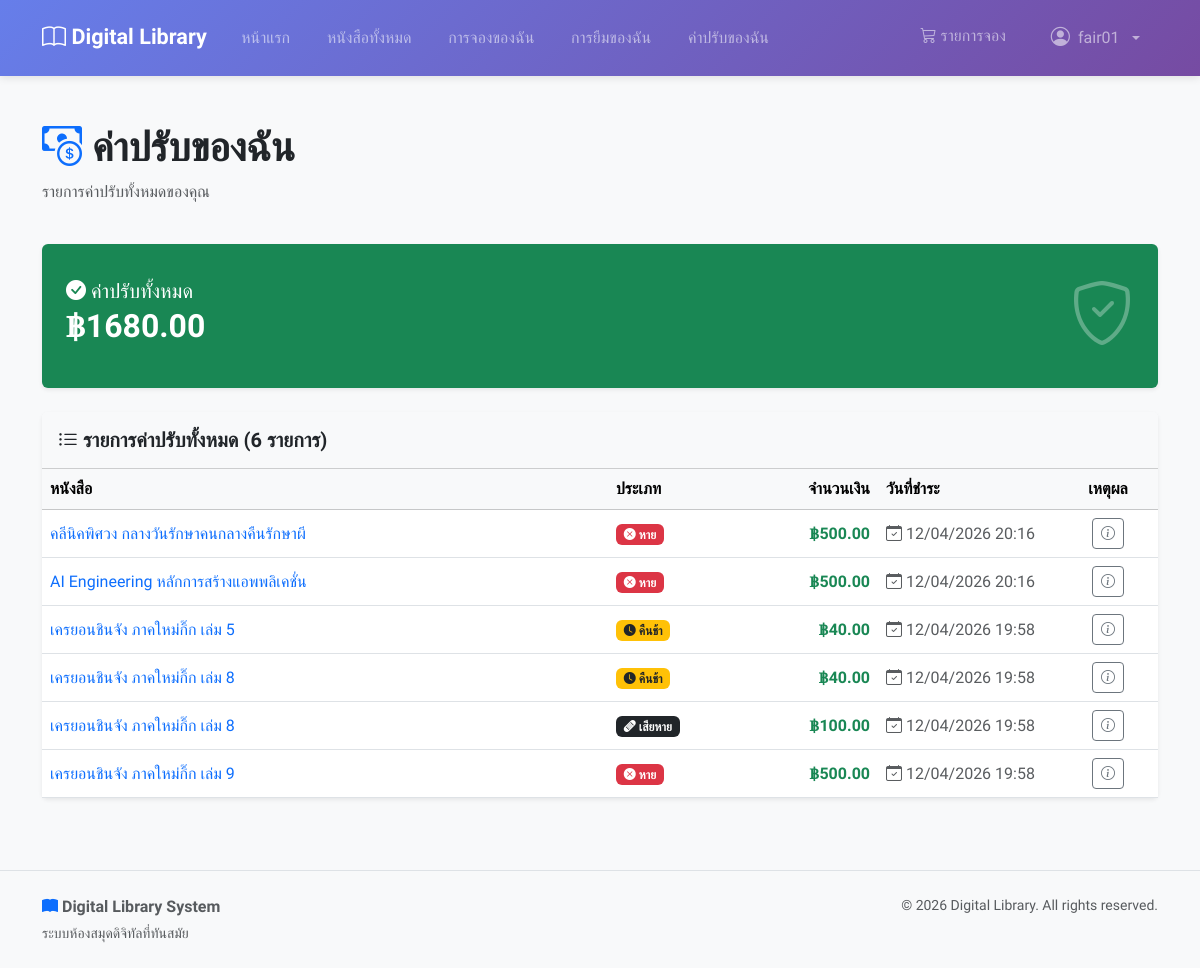
/my-fines/ (signed in), run on an earlier commit of the app's database.
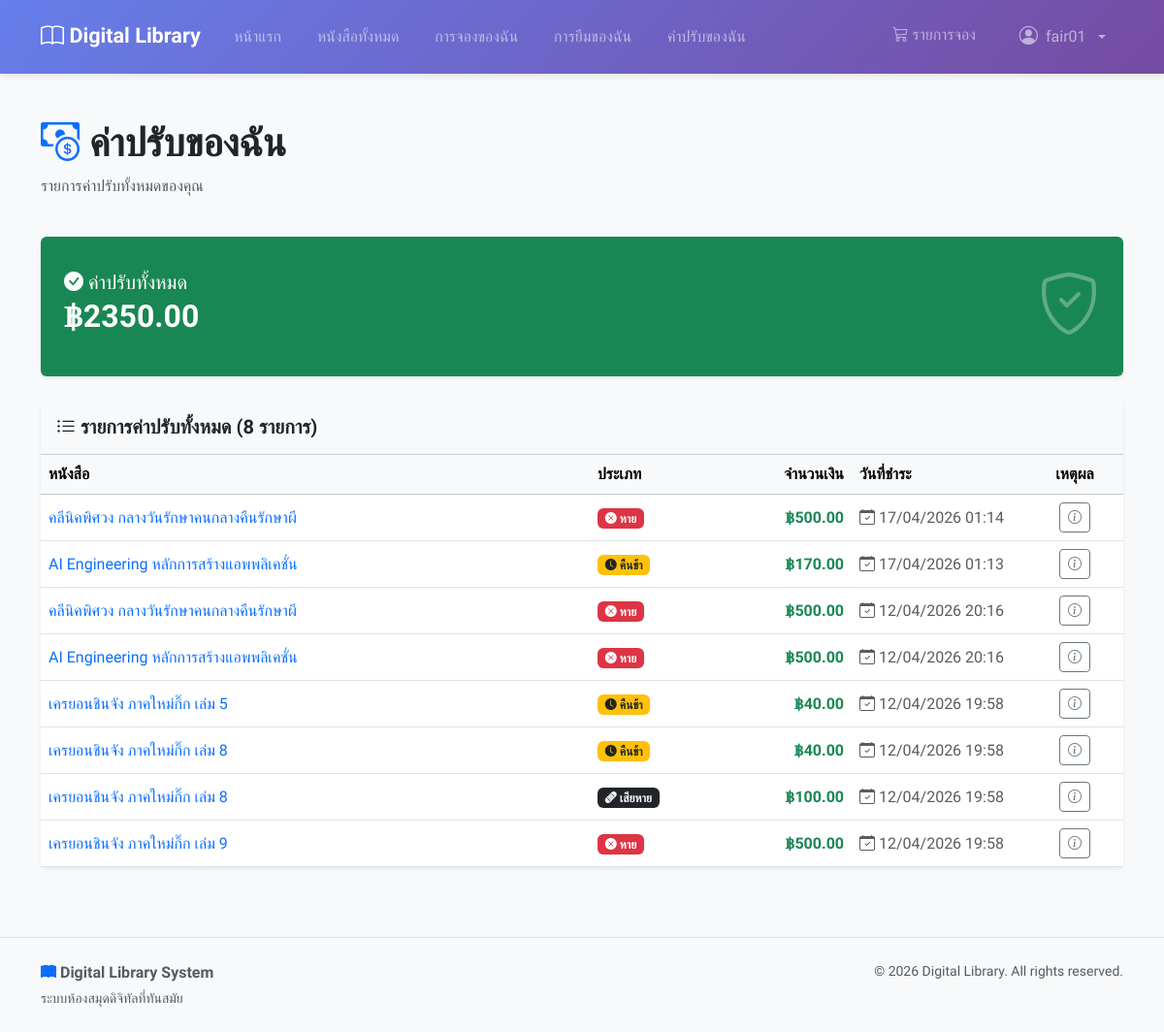
And on a later commit of the database.
### fines/models.py (models this page shows, shortened)
class Fine(models.Model):
    TYPE_CHOICES = [
        ('late_return', 'คืนช้า'),
        ('lost', 'หาย'),
        ('damaged', 'เสียหาย'),
    ]
    id = models.AutoField(primary_key=True)
    loan_item = models.ForeignKey(
        LoanItem,
        on_delete=models.CASCADE,
        related_name='fines'
    )
    amount = models.DecimalField(max_digits=10, decimal_places=2)
    type = models.CharField(max_length=20, choices=TYPE_CHOICES)
    reason = models.TextField(null=True, blank=True)
    paid_at = models.DateTimeField(
        help_text='Timestamp when fine was paid (also serves as creation time)'
    )
    class Meta:
        db_table = 'fines'
        verbose_name = 'Fine'
        verbose_name_plural = 'Fines'
        ordering = ['-paid_at']

### loans/models.py (models this page shows, shortened)
class LoanItem(models.Model):
    STATUS_CHOICES = [
        ('borrowed', 'กำลังยืม'),
        ('returned', 'คืนแล้ว'),
        ('lost', 'หาย'),
    ]
    id = models.AutoField(primary_key=True)
    book = models.ForeignKey(
        Book,
        on_delete=models.CASCADE,
        related_name='loan_items'
    )
    loan = models.ForeignKey(
        Loan,
        on_delete=models.CASCADE,
        related_name='loan_items'
    )
    hold_item = models.OneToOneField(
        HoldItem,
        on_delete=models.SET_NULL,
        null=True,
        blank=True,
        related_name='loan_item'
    )
    status = models.CharField(
        max_length=20,
        choices=STATUS_CHOICES,
        default='borrowed'
    )
    returned_at = models.DateTimeField(null=True, blank=True)
    created_at = models.DateTimeField(auto_now_add=True)
    class Meta:
        db_table = 'loan_items'
        verbose_name = 'Loan Item'
        verbose_name_plural = 'Loan Items'
        ordering = ['-created_at']

### books/models.py (models this page shows, shortened)
class Book(models.Model):
    id = models.AutoField(primary_key=True)
    title = models.CharField(max_length=255)
    isbn = models.CharField(
        max_length=13,
        unique=True,
        null=False,
        blank=False,
    )
    description = models.TextField(null=True, blank=True)
    image_url = models.ImageField(
        upload_to="books/covers/",
        max_length=255,
        null=True,
        blank=True,
    )
    total_quantity = models.IntegerField(default=0)
    available_quantity = models.IntegerField(default=0)
    publish_year = models.IntegerField(null=True, blank=True)
    publisher = models.ForeignKey(
        Publisher,
        on_delete=models.SET_NULL,
        null=True,
        blank=True,
        related_name='books',
    )
    authors = models.ManyToManyField(
        Author,
        blank=True,
        through="BookAuthor",
        related_name="books",
    )
    categories = models.ManyToManyField(
        Category,
        blank=True,
        through="BookCategory",
        related_name="books",
    )
    created_at = models.DateTimeField(auto_now_add=True)
    if TYPE_CHECKING:
        hold_items: Manager[HoldItem]
        hold_items: Manager[HoldItem]
        loan_items: Manager[LoanItem]
    class Meta:
        db_table = "books"
        verbose_name = "Book"
        verbose_name_plural = "Books"
        constraints = [
            models.CheckConstraint(
                check=Q(total_quantity__gte=0),
                name="check_books_total_quantity_gte_0",
            ),
            models.CheckConstraint(
                check=Q(available_quantity__gte=0),
                name="check_books_available_quantity_gte_0",
            ),
            models.CheckConstraint(
                check=Q(publish_year__isnull=True) | Q(publish_year__gte=0),
                name="check_books_publish_year_gte_0_or_null",
            ),
        ]

### fines/views.py (the view)
# urls.py: path('my-fines/', views.my_fines_view, name='my_fines'),
@login_required
def my_fines_view(request):
    fines = Fine.objects.filter(
        loan_item__loan__user=request.user
    ).select_related(
        'loan_item__book__publisher',
        'loan_item__loan'
    ).prefetch_related(
        'loan_item__book__authors'
    ).order_by('-paid_at')
    total_amount = fines.aggregate(Sum('amount'))['amount__sum'] or 0
    context = {
        'fines': fines,
        'total_amount': total_amount,
    }
    return render(request, 'fines/list.html', context)

### books/cart.py (called while the page is built)
    def count(self):
        return len(self.cart)

### books/context_processors.py (called while the page is built)
def cart_context(request):
    cart = Cart(request)
    return {
        'cart_count': cart.count()
    }

### templates/fines/list.html (shortened to what the changed rows need)
{% extends "base.html" %}
{% block content %}
    <div class="container mt-4">
        <div class="row mb-4">
            <div class="col">
                <h1 class="fw-bold">
                    <i class="bi bi-cash-coin text-primary"></i> ค่าปรับของฉัน
                </h1>
            </div>
        </div>
        <div class="row mb-4">
            <div class="col-md-12">
                <div class="card bg-success text-white shadow-sm border-0">
                    <div class="card-body p-4">
                        <div class="d-flex align-items-center">
                            <div class="flex-grow-1">
                                <h5 class="card-title mb-1">
                                    <i class="bi bi-check-circle-fill"></i> ค่าปรับทั้งหมด
                                </h5>
                                <h2 class="mb-2 fw-bold">฿{{ total_amount|floatformat:2 }}</h2>
                            </div>
                        </div>
                    </div>
                </div>
            </div>
        </div>
        {% if fines %}
            <div class="row">
                <div class="col">
                    <div class="card shadow-sm border-0">
                        <div class="card-header bg-light py-3">
                            <h5 class="mb-0 fw-semibold">
                                <i class="bi bi-list-ul"></i> รายการค่าปรับทั้งหมด ({{ fines.count }} รายการ)
                            </h5>
                        </div>
                        <div class="card-body p-0">
                            <div class="table-responsive">
                                <table class="table table-hover mb-0 align-middle">
                                    <thead class="table-light">
                                        <tr>
                                            <th>หนังสือ</th>
                                            <th style="width: 150px;">ประเภท</th>
                                            <th style="width: 120px;" class="text-end">จำนวนเงิน</th>
                                            <th style="width: 180px;">วันที่ชำระ</th>
                                            <th style="width: 100px;" class="text-center">เหตุผล</th>
                                        </tr>
                                    </thead>
                                    <tbody>
                                        {% for fine in fines %}
                                            <tr>
                                                <td>
                                                    <a href="{% url 'books:book_detail' fine.loan_item.book.id %}"
                                                       class="text-decoration-none fw-medium d-block">
                                                        {{ fine.loan_item.book.title }}
                                                    </a>
                                                </td>
                                                <td>
                                                    {% if fine.type == 'late_return' %}
                                                        <span class="badge bg-warning text-dark">
                                                            <i class="bi bi-clock-fill"></i> {{ fine.get_type_display }}
                                                        </span>
                                                    {% elif fine.type == 'lost' %}
                                                        <span class="badge bg-danger">
                                                            <i class="bi bi-x-circle-fill"></i> {{ fine.get_type_display }}
                                                        </span>
                                                    {% elif fine.type == 'damaged' %}
                                                        <span class="badge bg-dark">
                                                            <i class="bi bi-bandaid-fill"></i> {{ fine.get_type_display }}
                                                        </span>
                                                    {% endif %}
                                                </td>
                                                <td class="fw-semibold text-success text-end">฿{{ fine.amount|floatformat:2 }}</td>
                                                <td class="text-muted">
                                                    <i class="bi bi-calendar-check"></i>
                                                    {{ fine.paid_at|date:"d/m/Y H:i" }}
                                                </td>
                                                <td class="text-center">
                                                    {% if fine.reason %}
                                                        <button type="button"
                                                                class="btn btn-sm btn-outline-secondary"
                                                                data-bs-toggle="popover"
                                                                data-bs-trigger="focus"
                                                                data-bs-content="{{ fine.reason }}"
                                                                title="เหตุผล"
                                                                tabindex="0">
                                                            <i class="bi bi-info-circle"></i>
                                                        </button>
                                                    {% else %}
                                                        <span class="text-muted">-</span>
                                                    {% endif %}
                                                </td>
                                            </tr>
                                        {% endfor %}
                                    </tbody>
                                </table>
                            </div>
                        </div>
                    </div>
                </div>
            </div>
        {% endif %}
    </div>
{% endblock content %}

What changed in the data, as far as the page shows it:
added Fine: loan_item.book "คลีนิคพิศวง กลางวันรักษาคนกลางคืนรักษาผี", type "หาย", amount "500.00", paid_at "17/04/2026 01:14"
added Fine: loan_item.book "AI Engineering หลักการสร้างแอพพลิเคชั่น", type "คืนช้า", amount "170.00", paid_at "17/04/2026 01:13"
Also different on the page:
{{ total_amount|floatformat:2 }}: "1680.00" → "2350.00"
{{ fines.count }}: "6" → "8"
